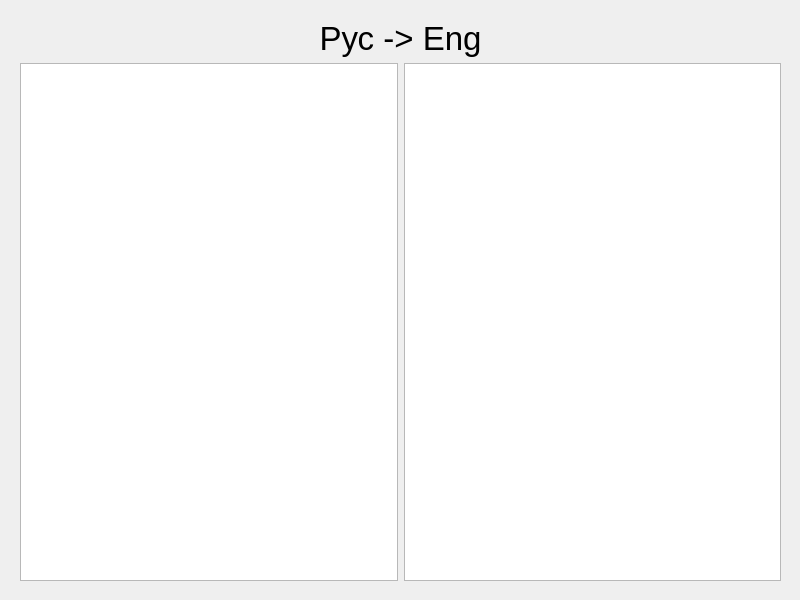
<?xml version="1.0" encoding="UTF-8"?>
<ui version="4.0">
 <class>RusToEngWindow</class>
 <widget class="QMainWindow" name="RusToEngWindow">
  <property name="geometry">
   <rect>
    <x>0</x>
    <y>0</y>
    <width>800</width>
    <height>600</height>
   </rect>
  </property>
  <property name="windowTitle">
   <string>MainWindow</string>
  </property>
  <widget class="QWidget" name="centralwidget">
   <widget class="QWidget" name="verticalLayoutWidget">
    <property name="geometry">
     <rect>
      <x>20</x>
      <y>20</y>
      <width>761</width>
      <height>561</height>
     </rect>
    </property>
    <layout class="QVBoxLayout" name="verticalLayout">
     <item>
      <widget class="QLabel" name="titleWindow">
       <property name="font">
        <font>
         <pointsize>25</pointsize>
        </font>
       </property>
       <property name="text">
        <string>Рус -&gt; Eng</string>
       </property>
       <property name="alignment">
        <set>Qt::AlignCenter</set>
       </property>
      </widget>
     </item>
     <item>
      <layout class="QHBoxLayout" name="horizontalLayout">
       <item>
        <widget class="QListWidget" name="listOfWords">
         <property name="font">
          <font>
           <pointsize>14</pointsize>
          </font>
         </property>
        </widget>
       </item>
       <item>
        <widget class="QListWidget" name="listOfTranslates">
         <property name="font">
          <font>
           <pointsize>14</pointsize>
          </font>
         </property>
        </widget>
       </item>
      </layout>
     </item>
    </layout>
   </widget>
  </widget>
 </widget>
 <resources/>
 <connections/>
</ui>
